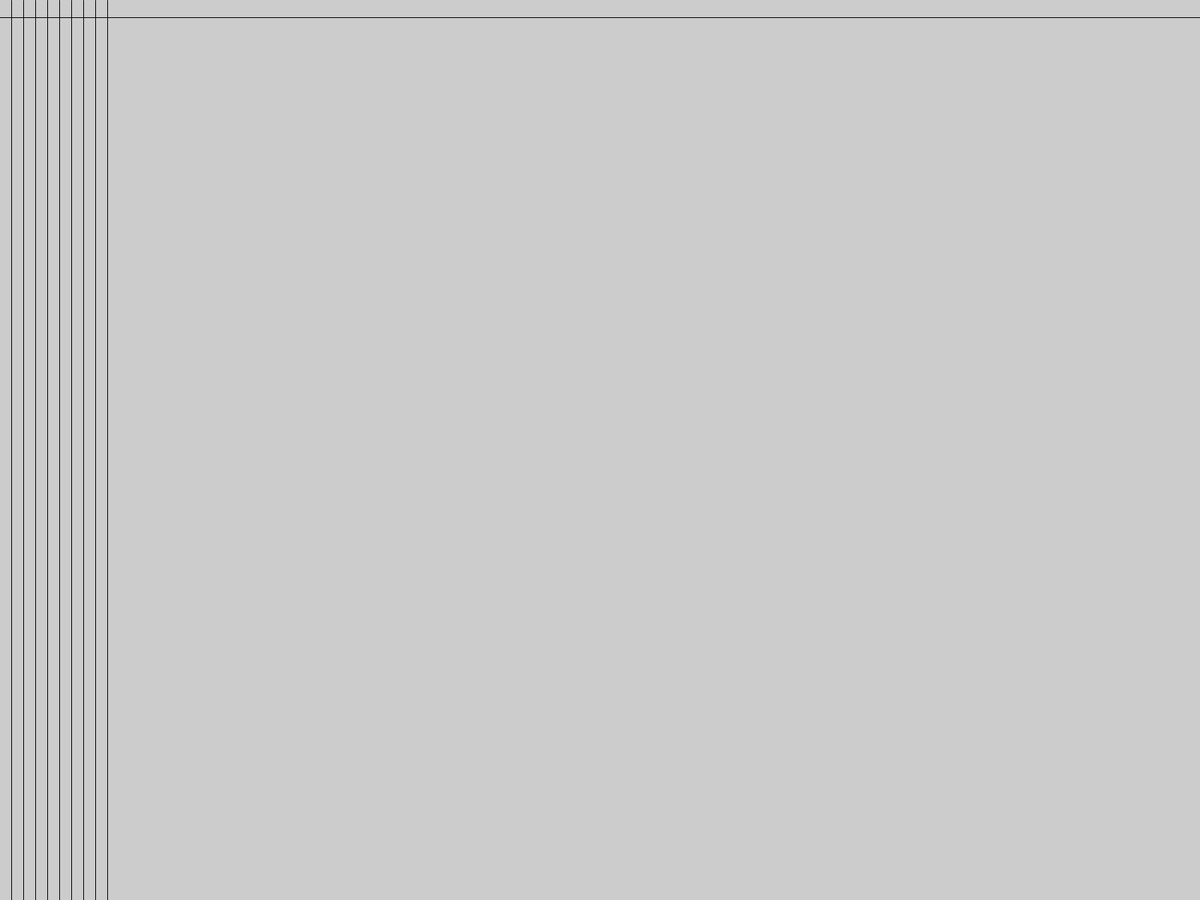
Frame 1 (no input)
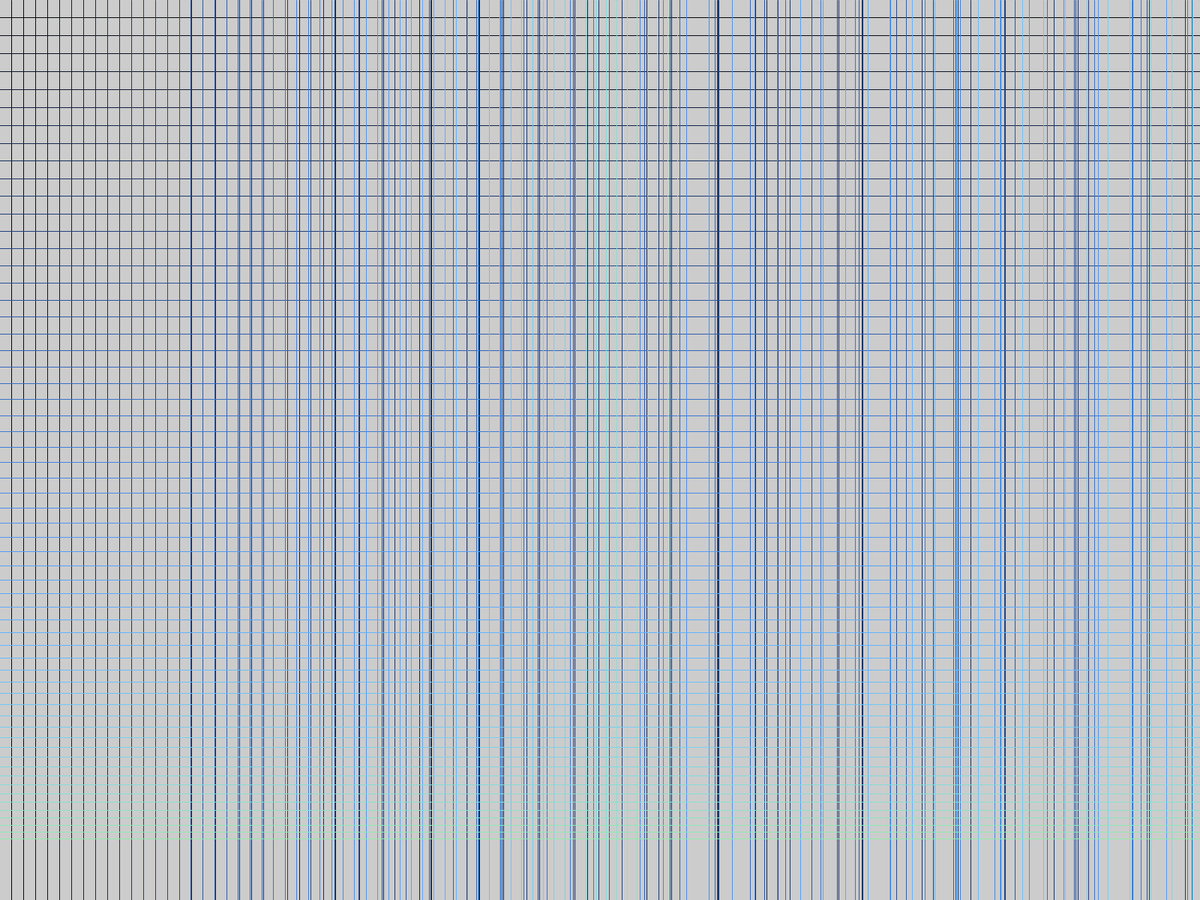
Frame 60 (the mouse pressed at the canvas centre just before this capture)
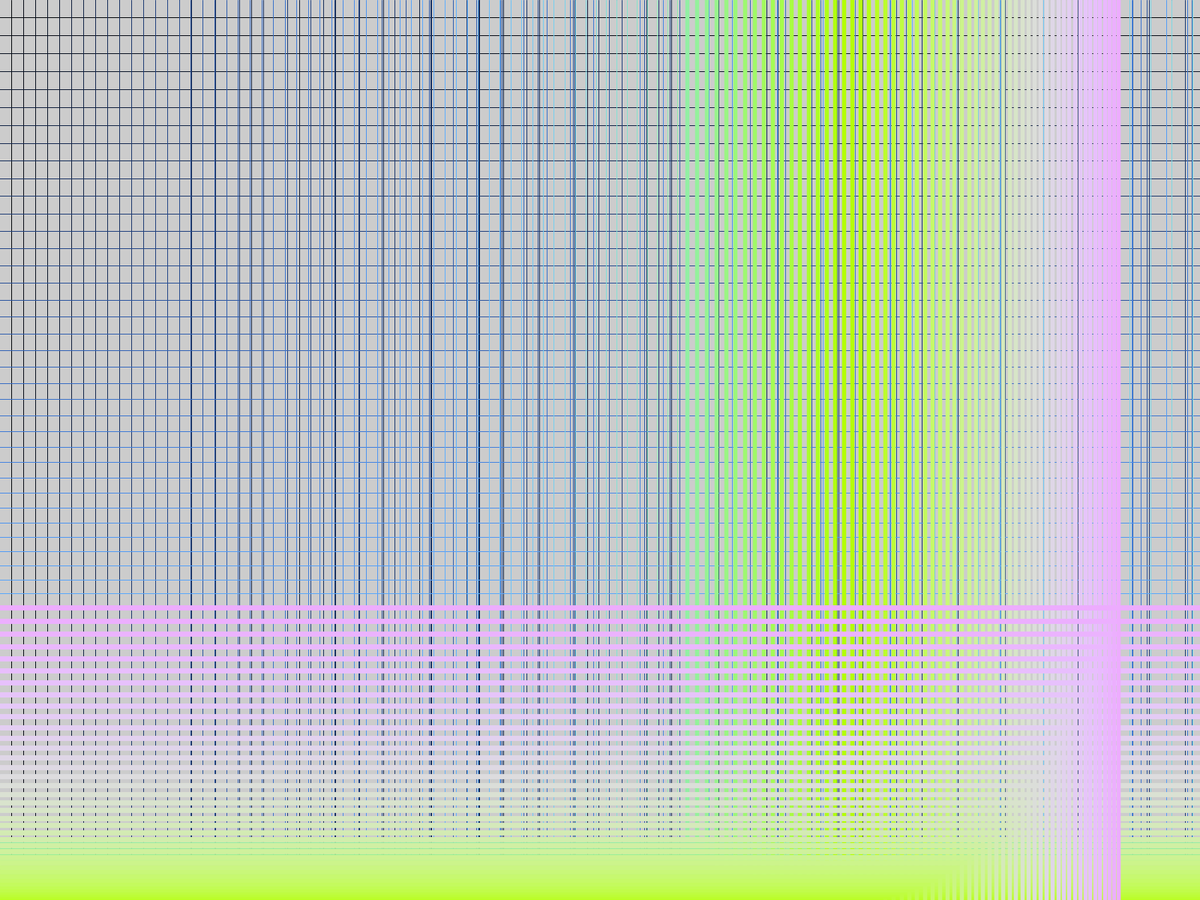
Frame 120 (the mouse held since frame 60 and released just before this capture)

The Processing sketch that drew these frames (run headless with seeded random() and noise(); from frame 60 on, the mouse is pressed at the canvas centre):

// Processing sketch: stan_le_punk_1
// ── stan_le_punk_1.pde
int col = 10;
int row = 2;
void setup() {
  // size(640,480);
  fullScreen(1);
}


void draw() {
  //bg(0, 10);
  float rouge = abs(sin(frameCount *0.01) * g.colorModeX);
  float vert = abs(sin(frameCount *0.02) * g.colorModeY);
  float bleu = abs(sin(frameCount *0.04) * g.colorModeZ);
  float epaisseur = map(mouseX,0,width, 1,10);
  super_rendu(rouge, vert, bleu,epaisseur);
  
}

void super_rendu(float red, float green, float blue, float thickness) {
  stroke(red,green,blue);
  if(thickness < 0) {
    strokeWeight(0.1);
  } else {
    strokeWeight(thickness);
  }
  
  float rx = abs(sin(frameCount * 0.01)) * width;
  float ry = abs(sin(frameCount * 0.02)) * height;
  for(int x = 1 ; x < col ; x++) {
    for(int y = 1 ; y < row ; y++) {
      line(x * rx, 0, x * rx, height);
      line(0, y * ry, width, y * ry); 
    }
  }
}


void bg(float g, float a) {
  noStroke();
  fill(g,a);
  rect(0,0,width, height);
}
